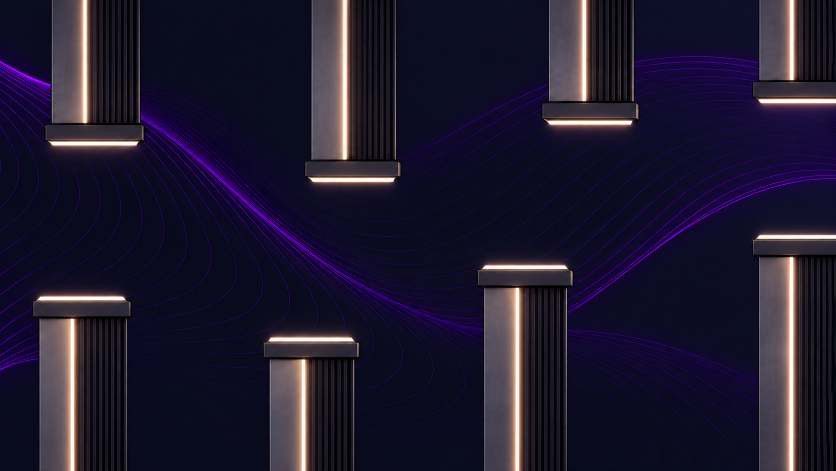
#> input picture fase-flow/ChatGPT Image Oct 5, 2026, 05_04_35 PM-1.png, 1672 x 941 px (shown at 1/2 size); its folder holds only this picture in this run
$ python flow_prep.py
#> lines starting #> are read from the running program, lines starting #| are printed output that depends on the picture; after the words box and inside, x2 and y2 are one past the last pixel; in counts of white or black regions, pixels touching at a corner belong together
# Fase Flow: separa os pilares (obstaculos) do fundo e prepara a nave sem o foguinho
from PIL import Image, ImageDraw
import numpy as np, glob, json, cv2
from scipy import ndimage as nd
D = 'fase-flow'; O = D + '/out'
import os; os.makedirs(O, exist_ok=True)
files = sorted(glob.glob(D + '/ChatGPT*.png'))
data = {}
for k, f in enumerate(files):
    im = Image.open(f).convert('RGB'); A = np.array(im).astype(int); H, W = A.shape[:2]
#> further down, im is the input picture: PIL image 1672x941 RGB; mean R, G, B 31.1, 25.2, 47.6
#> after `H, W = A.shape[:2]`: H = 941; W = 1672
    r, g, b = A[..., 0], A[..., 1], A[..., 2]
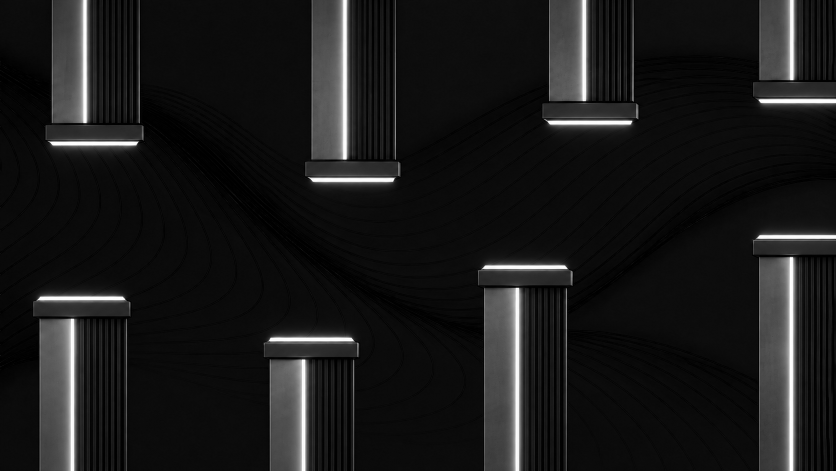
#> g: shape (941, 1672) int64 (shown at 1/2 size); min 0, max 255, mean 25.2
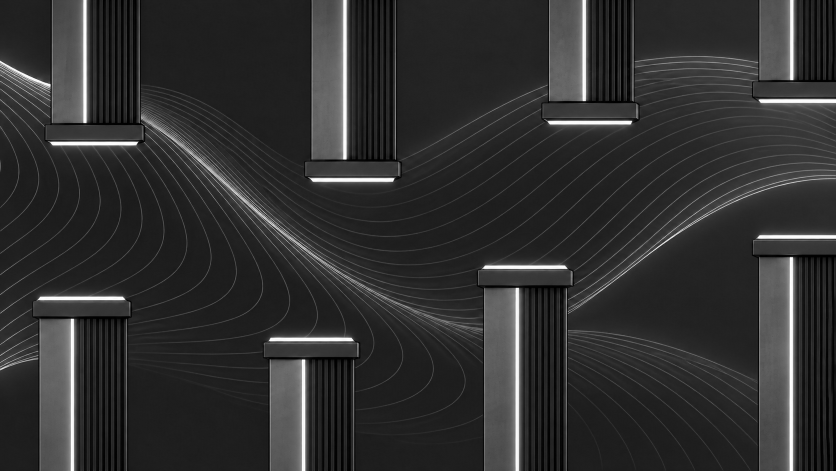
#> b: shape (941, 1672) int64 (shown at 1/2 size); min 0, max 255, mean 47.6
    lum = (r + g + b) / 3
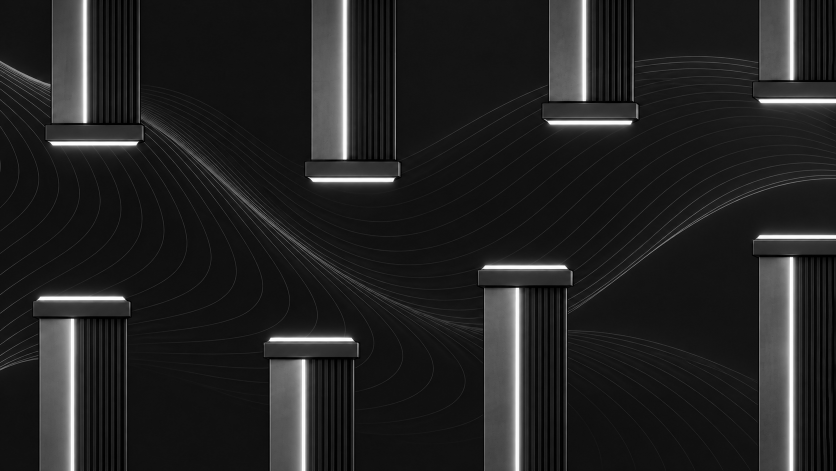
#> lum: shape (941, 1672) float64 (shown at 1/2 size); min 0, max 255, mean 34.6
    mask = ((r > 38) & (r >= b * .78) & (lum > 42)) | ((r > 150) & (g > 110))      # corpo cinza-bronze e luz alaranjada dos pilares
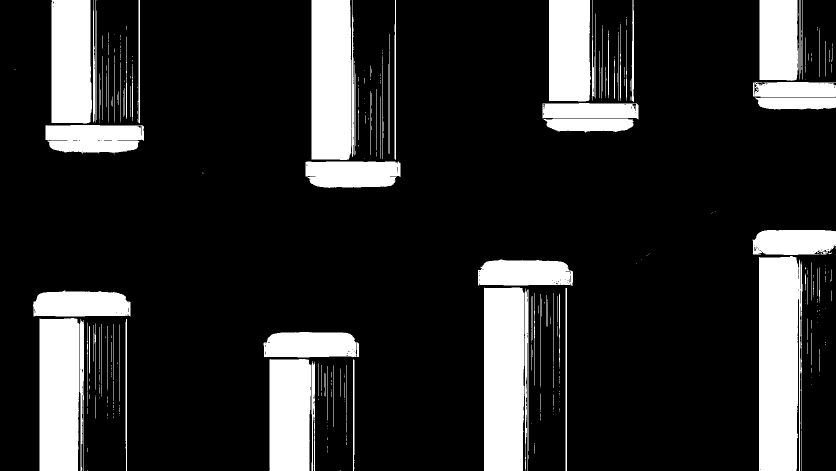
#> mask: shape (941, 1672) bool (shown at 1/2 size); 17.3% white; 393 white regions (277 under 20 px), largest, box (x1, y1, x2, y2) and area: (1518, 512, 1605, 941) 34594, (968, 575, 1049, 941) 29118, (623, 0, 708, 320) 26224
    mask = nd.binary_closing(mask, structure=np.ones((5, 5)))
#> mask: shape (941, 1672) bool; 18.2% white; 124 white regions (57 under 20 px), largest, box (x1, y1, x2, y2) and area: (1505, 460, 1670, 939) 44245, (956, 518, 1146, 939) 41036, (611, 2, 801, 376) 37437
    mask = nd.binary_opening(mask, iterations=2)
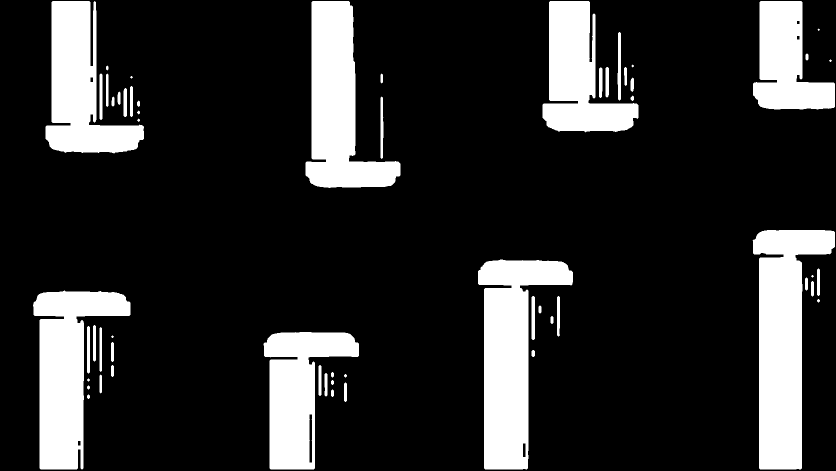
#> mask: shape (941, 1672) bool (shown at 1/2 size); 17.6% white; 58 white regions (6 under 20 px), largest, box (x1, y1, x2, y2) and area: (1505, 460, 1670, 939) 44207, (956, 519, 1146, 939) 40999, (611, 2, 801, 376) 36493
    lab, n = nd.label(mask)
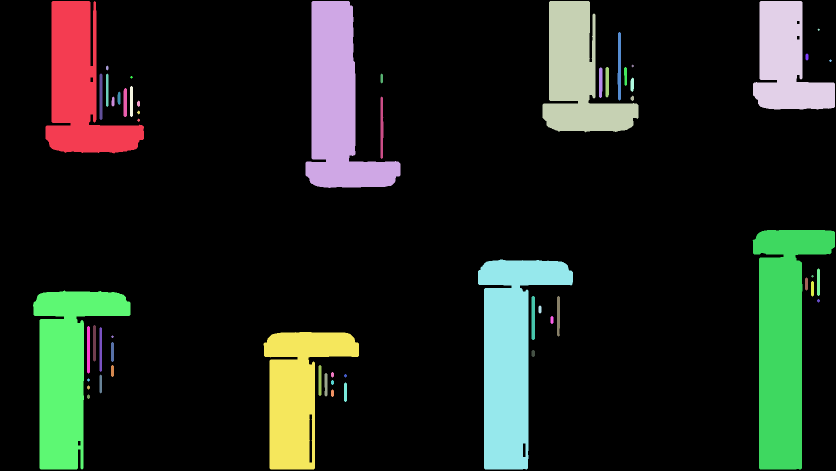
#> lab: shape (941, 1672) int32 (shown at 1/2 size); 59 distinct labels, from 0 to 58; one colour per label, 0 black
#> n = 58
    pillars = []
    for i, sl in enumerate(nd.find_objects(lab), 1):
        h = sl[0].stop - sl[0].start; w = sl[1].stop - sl[1].start
        area = (lab[sl] == i).sum()
        if w < 40 or h < 60 or area < 3000: continue
        x0, x1, y0, y1 = sl[1].start, sl[1].stop, sl[0].start, sl[0].stop
        top = y0 <= 2; bot = y1 >= H - 2
        if not (top or bot): continue
        pillars.append(dict(x0=int(x0), x1=int(x1), y0=int(y0), y1=int(y1), top=bool(top), edge=bool(x0 <= 2 or x1 >= W - 2), id=i))
#> this loop made 58 passes
#> (h, w, area) on passes 6, 7, 10, 11, 12, 13, 14, 15, 16, 18, 19, 20: (137, 7, 833), (14, 6, 72), (10, 5, 38), (61, 7, 410), (38, 6, 195), (61, 7, 402), (93, 6, 546), (67, 5, 323), (20, 5, 88), (29, 7, 173), (62, 6, 360), (58, 7, 389)
#> (h, w, area, x0, x1, y0, y1, top) on passes 1, 2, 3, 4, 28, 29: (305, 197, 31136, 91, 288, 2, 307, True), (374, 190, 36493, 611, 801, 2, 376, True), (263, 192, 27746, 1085, 1277, 2, 265, True), (217, 164, 22044, 1506, 1670, 2, 219, True), (479, 165, 44207, 1505, 1670, 460, 939, False), (420, 190, 40999, 956, 1146, 519, 939, False)
#> after the loop, pillars = 8 items
    data[k] = dict(W=W, H=H, pillars=pillars)
    ov = im.copy(); d = ImageDraw.Draw(ov)
    for p in pillars:
        d.rectangle([p['x0'], p['y0'], p['x1'], p['y1']], outline=(0, 255, 0) if not p['edge'] else (255, 0, 0), width=4)
#> this loop made 8 passes
    ov.save(f'{O}/ov{k}.png')
    print(k, [(p['x0'], p['x1'], p['y0'], p['y1'], 'T' if p['top'] else 'B', 'EDGE' if p['edge'] else '') for p in pillars])
#> (printed output is left out)
json.dump(data, open(O + '/pillars.json', 'w'))
sh = Image.new('RGB', (836 * 2, 470 * 3))
#> sh: PIL image 1672x1410 RGB; every value is 0
for k in range(5): sh.paste(Image.open(f'{O}/ov{k}.png').resize((836, 470)), ((k % 2) * 836, (k // 2) * 470))
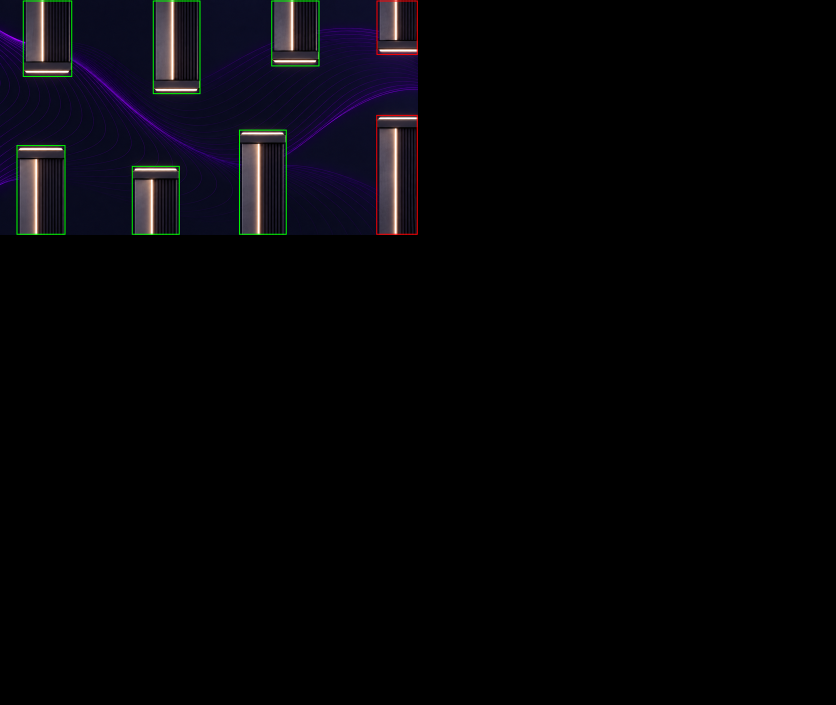
#> sh: PIL image 1672x1410 RGB (shown at 1/2 size); mean R, G, B 5.3, 4.8, 7.8
#> (the run stopped early here; a loop or call above may not have finished)
